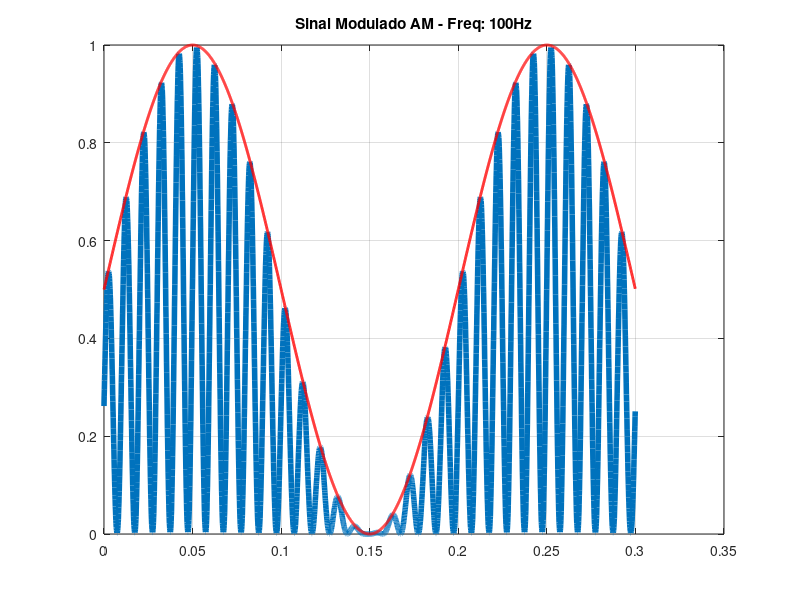
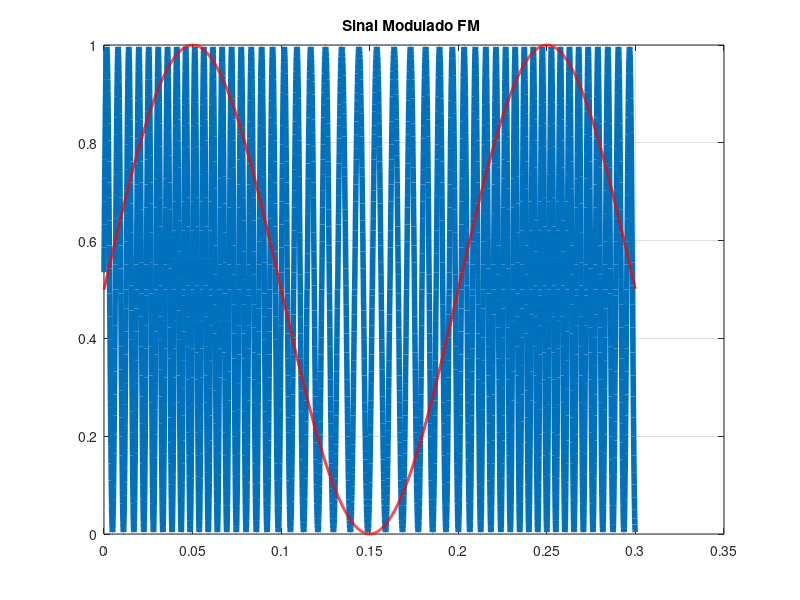

Reproduce these figures in MATLAB, in order.
% Frequência de Amostragem
F_s = 10000;
T_s = 1/F_s;

% Número de pontos da LUT
N = 256; 

% Fase de 0 a 2*pi
fase = linspace(0, 2*pi-0.001, N); 

% Cria a senoide centrada em 127.5, variando de 0 a 255
senoide = 127.5 + 127.5 * sin(fase);

senoide  = ceil(senoide);

% senoide = 5*senoide/max(senoide);


f_c = 100; % Frequência da portadora em Hz

% O "incremento" é um valor que, somado N_lut vezes em 1 segundo, 
% deve completar (F_s) ciclos.
% Fórmula: Inc = (f_desejada * 2^32) / F_s
inc_32 = uint32((f_c * 2^32) / F_s);

% Simulando o acumulador
M = 3000; % Vamos simular 1000 instantes de tempo
acumulador = uint32(0);
saida_seno = zeros(1, M);

limite_32 = uint32(2^32);

t = (0:M-1)*T_s;
% Mensagem a ser modulada AM
f_m = 5;
m_t = 0.5*sin(2*pi*5*t) + 0.5;

m_AM = zeros(M, 1);



for i = 1:M
    % 1. O acumulador avança (simulando o estouro natural do uint32)
    acumulador = mod(acumulador + inc_32, limite_32);
    
    % Agora, como o acumulador sempre é < 2^32, o bitshift funcionará perfeitamente
    indice = bitshift(acumulador, -24) + 1;
    
    m_AM(i) = senoide(indice)*m_t(i);
end

m_AM = m_AM/256;

% Plotar
figure;
plot(t, m_AM, 'LineWidth', 4); hold on;
plot(t, m_t, 'LineWidth', 2, 'color', 'r');
title(['Sinal Modulado AM - Freq: ' num2str(f_c) 'Hz']);
grid on;


m_FM = zeros(M, 1);
k_f = 100;


for i = 1:M
    % 1. O acumulador avança (simulando o estouro natural do uint32)
    inc_32 = uint32(((f_c + k_f*m_t(i)) * 2^32) / F_s);
    acumulador = mod(acumulador + inc_32, limite_32);
    
    % Agora, como o acumulador sempre é < 2^32, o bitshift funcionará perfeitamente
    indice = bitshift(acumulador, -24) + 1;
    
    m_FM(i) = senoide(indice);
end

% Plotar
m_FM = m_FM/256;

figure;
plot(t, m_FM, 'LineWidth', 4); hold on;
plot(t, m_t, 'LineWidth', 2, 'color', 'r');
title('Sinal Modulado FM ');
grid on;
